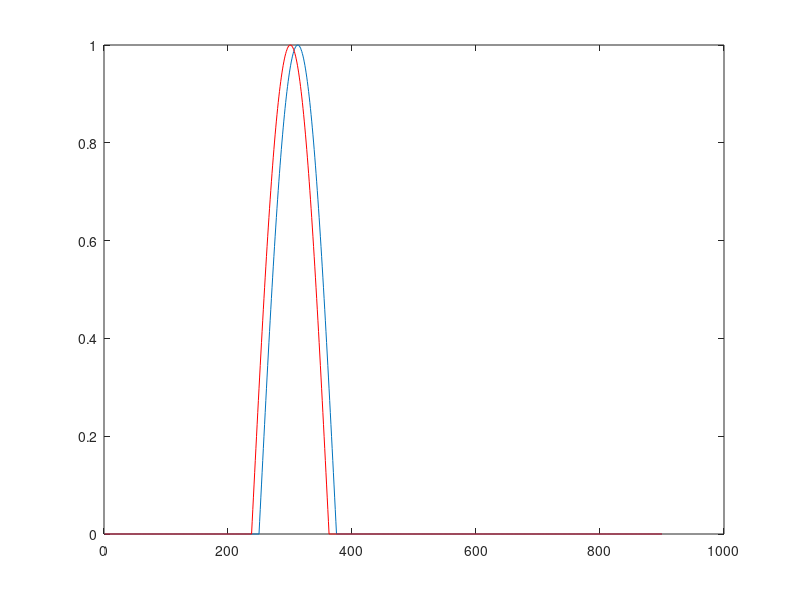

Write the MATLAB code that produced this figure. (Note: this script raises an error after producing the figure.)
clc; clear all; close all; warning off

MAXLAG = 60 %weeks
WID = 3:3:43;


time=1:900; %weeks
teta0=2*pi/250;
Lag0 = 13; %weeks

Forc = sin(teta0*time);
Forc([1:250,375:end])=0;

%  ts1 = sin(teta0*time + Lag0*teta0);
ts1 = zeros(size(Forc));
ts1(1:end-Lag0+1)=Forc(Lag0:end);


plot(time,Forc), hold on
plot(time,ts1,'r');

figure
[COR,WID,LAG,SIG] = coherence2D_RD(Forc,ts1,WID,MAXLAG,0.05,1);

x_ref = -30:30;
y_ref = -40:40;

[x2,y2]=meshgrid(x_ref,y_ref);
[m,n]=size(x2);

%%%%%%%%%%%%%%%%%%%%%%%%%%%%%%%%%%%%%%%%%%%%%%%%%%%%%%%%%%%%%%%%%%%%%%%%%%%%%%%%%%%%%
% Generating LAGS
X0 = 0;
Y0 = 0;

Lags = nan(m,n);

for i=1:m
  for j=1:n  
	Lags(i,j) = (sqrt((x2(i,j)-X0).^2 + (y2(i,j)-Y0).^2));                
   end    
end

Lags(1:10,:) = 0;

for i=1:m
  for j=1:n
%  	Tseries(i,j,:) = sin(teta0*time +  Lags(i,j)*teta0);      
	t_aux = zeros(size(Forc));
	t_aux(1:end-Lags(i,j))=Forc(Lags(i,j)+1:end);
	Tseries(i,j,:) = t_aux;    
   end    
end


figure
pcolor(x2,y2,Lags),shading flat, caxis([0 50]), colorbar

%%%%%%%%%%%%%%%%%%%%%%%%%%%%%%%%%%%%%%%%%%%%%%%%%%%%%%%%%%%%%%%%%%%%%%%%%%%%%%%%%%%%%
%%%%%%%%%%%%%%%%%%%%%%%%%%%%%%%%%%%%%%%%%%%%%%%%%%%%%%%%%%%%%%%%%%%%%%%%%%%%%%%%%%%%%
%%%%%%%%%%%%%%%%%%%%%%%%%%%%%%%%%%%%%%%%%%%%%%%%%%%%%%%%%%%%%%%%%%%%%%%%%%%%%%%%%%%%%
%  Function

MAXLAG = 60 %weeks
PERCENT = 10/100;
N = 30; %number of concentric circles;

Corr_OUT = nan(m,n);
Lags_OUT = nan(m,n);

%%%%%%%%%%%%%%%%%%%%%%%%%%%%%%%%%%%%%%%%%%%%%%%%%%%%%%%%%%%%%%%%%%%%%%%%%%%%%%%%%%%%%
%  %  %  Step 1: getting the matrix of correlation coefficients

%  for i=1:m
%    i
%    for j=1:n
%    
%  	T_use = squeeze(Tseries(i,j,:))';
%  	
%      	[max_ccx, max_lag, corrc, lags, significance_90] =  check_corr5_RD(Forc',T_use','te','et',MAXLAG,0);  
%      	
%  	Corr.coef(i,j,:) = corrc;
%  	Corr.lags(i,j,:) = lags;
%      	  
%    end  
%  end
%  
%  save Corr_demo Corr

%%%%%%%%%%%%%%%%%%%%%%%%%%%%%%%%%%%%%%%%%%%%%%%%%%%%%%%%%%%%%%%%%%%%%%%%%%%%%%%%%%%%%
% Generating the propagation signal
load Corr_demo

MAXLAG = 60 %weeks
PERCENT = 30/100;
N = 50; %number of concentric circles;

[Lags_OUT,Corr_OUT]=eval_delayed_correlations_RD(Corr,x2,y2,X0,Y0,MAXLAG,N,PERCENT,3);
%  
   
figure
pcolor(x2,y2,Lags_OUT), shading flat, caxis([0 50]), colorbar
   
   
   